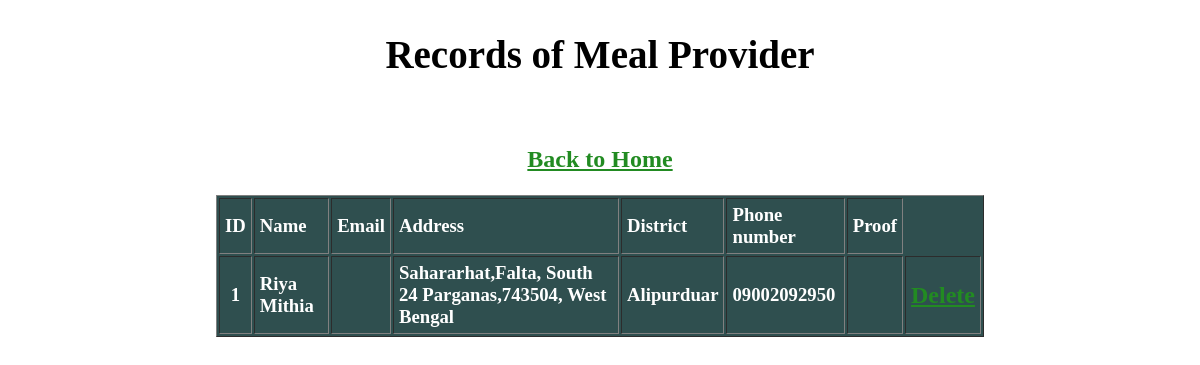
The page /display_childcare_provider_data.php on the database as committed earlier.
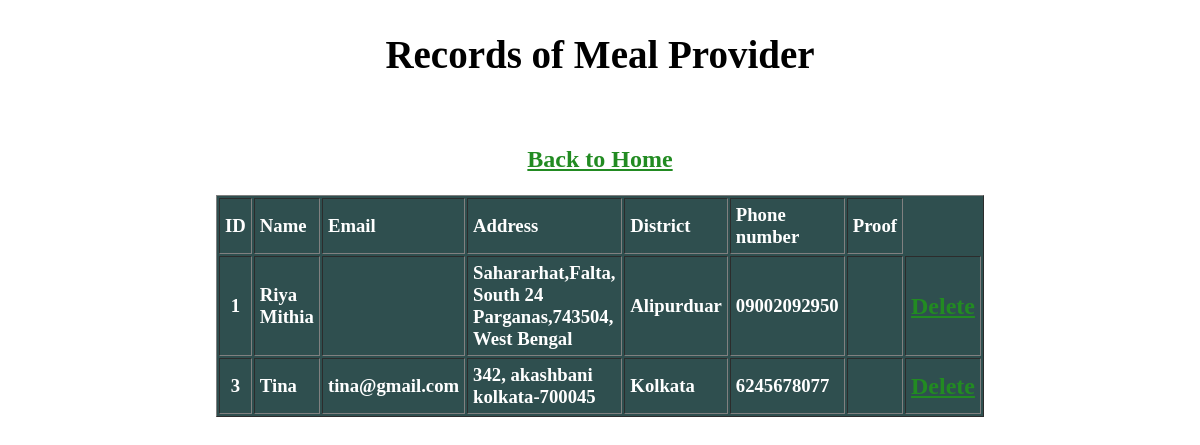
The same page on the database as committed later.
### tables this page shows
CREATE TABLE `childcareprovider_db` (
  `id` int(10) NOT NULL,
  `email` varchar(255) NOT NULL,
  `name` varchar(255) NOT NULL,
  `address` varchar(255) NOT NULL,
  `district` varchar(255) NOT NULL,
  `phno` varchar(255) NOT NULL,
  `proof` varchar(255) NOT NULL
);

### display_childcare_provider_data.php (the view, shortened to what this page needs)
<?php
include("connection.php");?>
<!DOCTYPE html>
<html>
<head>
</head>
<body>
<h2 style="font-size: 39px;"><center> Records of Meal Provider  </center></h2><br>
<h3 style="color:darkgreen;"><center><a href="menu.html">Back to Home </a></center><br>
<table width = "80%" border="1" cellspacing="2" cellpadding="5" align="center" style="background-color: darkSlategray; color: white;">
	<tr>
		<td align="center"><strong>ID</strong></td>
		<td><strong>Name</strong></td>
		<td><strong>Email</strong></td>
		<td><strong>Address</strong></td>
		<td><strong>District</strong></td>
		<td><strong>Phone number</strong></td>
		<td><strong>Proof</strong></td>
	</tr>
    <?php
		$sql = "SELECT * FROM `childcareprovider_db`";
		$result = mysqli_query($link,$sql);
		if(mysqli_num_rows($result) > 0)
		{
			while($row = mysqli_fetch_assoc($result))
			{
				echo "<tr>";
				echo "<td align = 'center'>".$row["id"]."</td>";
				echo "<td>".$row["name"]."</td>";
				echo "<td>".$row["email"]."</td>";
				echo "<td>".$row["address"]."</td>";
				echo "<td>".$row["district"]."</td>";
				echo "<td>".$row["phno"]."</td>";
				echo "<td>".$row["proof"]."</td>";
				echo "<td><a href='delete_childcare_data.php?id=".$row['id']."'>Delete</a></td>";
				echo "</tr>";
			}
		}
     ?>
</table>
</body>
</html>

Rows that differ between the two databases and show on the page:
added childcareprovider_db: id "3", name "Tina", email "tina@gmail.com", address "342, akashbani kolkata-700045", district "Kolkata", phno "6245678077"
